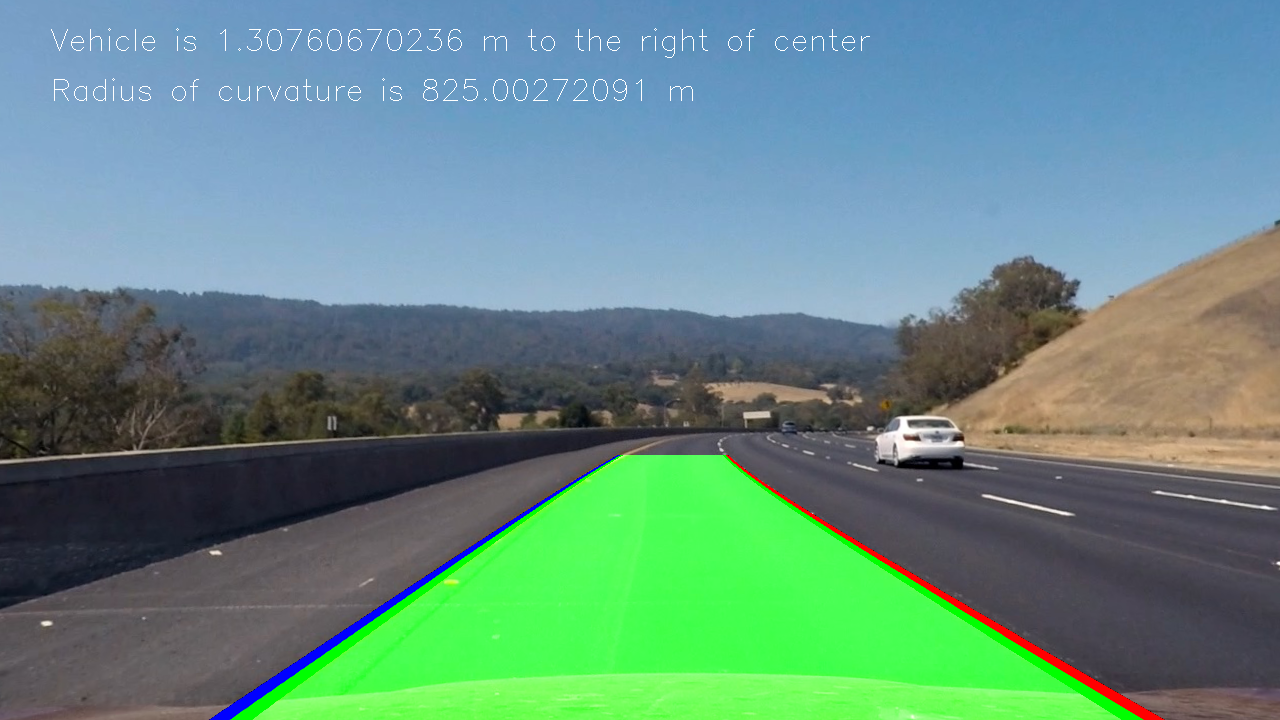
#> input picture images/laneout_test3.jpg, 1280 x 720 px, given in place of project_video.mp4, which was not available
$ python process_image.py   (older library calls are emulated)
#> lines starting #> are read from the running program, lines starting #| are printed output that depends on the picture; after the words box and inside, x2 and y2 are one past the last pixel; in counts of white or black regions, pixels touching at a corner belong together; pictures that were not available may be replaced by others from this repository, and a replacement may not be noted
import numpy as np
import cv2
import matplotlib.pyplot as plt
import matplotlib.image as mpimg
import pickle
import glob
import os

"""These functions are used to generate the calibration data
"""

""" Camera Calibration Matrix """
# [61 lines left out: functions compute_cam_calib, compute_perspective_transform, not called in this run]

#To generate calibrations, set to True
gen_calib = False

if gen_calib == True:
    mtx, dist = compute_cam_calib()
    imgfile = "test_images/straight_lines1.jpg"
    image = mpimg.imread(imgfile)
    M, Minv = compute_perspective_transform(image, mtx, dst)
    dict_pickle = { "pM" : M,
                    "pMinv" : Minv,
                    "mtx" : mtx,
                    "dist" : dist }
    pickle.dump(dict_pickle, open("saved_cals.p", "wb"))

#Load calibration data from pickle file
cals = pickle.load(open('saved_cals.p','rb'))
#> (reads saved_cals.p from the repository)
mtx = cals["mtx"]
dist = cals["dist"]
perspectiveM = cals["pM"]
perspectiveInvM = cals["pMinv"]

# Define a class to receive the characteristics of each line detection
class LaneTracker():
    def __init__(self, smooth_window = 7):
        #polynomial coefficients averaged over the last n iterations
        self.pastN_left_fits = np.empty ( (0,3), np.float32)
        self.pastN_right_fits = np.empty ( (0,3), np.float32)

        self.current_left_fit = None
        self.current_right_fit = None

        #radius of curvature of the line in some units
        self.radius_of_curvature = None

        #distance in meters of vehicle center from the line
        self.line_base_pos = None

        self.smooth_window = smooth_window

        self.threshold_curvature_diff = 0.1

    # [56 lines left out: functions sanity_check, smooth_lane_detection, not called in this run]

# Function that selects and thresholds the hsv colorspace
def hsv_select(img, thresh=(0,255)):
    hsv = cv2.cvtColor(img, cv2.COLOR_BGR2HSV)
    v = hsv[:, :, 2]
    binary_output = np.zeros_like(v)
    binary_output[ (v >= thresh[0]) & (v <= thresh[1]) ] = 1
    return binary_output

# Define a function that applies Sobel x or y,
# then takes an absolute value and applies a threshold.
# Note: calling your function with orient='x', thresh_min=5, thresh_max=100
# should produce output like the example image shown above this quiz.
def abs_sobel_thresh(gray, orient='x', sobel_kernel = 7, thresh = (0, 255)):
    sobelout = cv2.Sobel(gray, cv2.CV_64F, orient == 'x', orient == 'y', ksize = sobel_kernel)
    abssobelout = np.abs(sobelout)
    scaled8bitsobel = np.uint8(255 * abssobelout/np.max(abssobelout))
    binary_output = np.zeros_like(sobelout)
    binary_output[ (scaled8bitsobel >= thresh[0]) & (scaled8bitsobel <= thresh[1])] = 1
    return binary_output

# Define a function that applies Sobel x and y,
# then computes the magnitude of the gradient
# and applies a threshold
# [154 lines left out: functions mag_thresh, dir_threshold, fit_lane_poly, compute_cam_center, radius_of_curvature, not called in this run]

def detect_lanes(image, tracker):

    #Undisort image using camera calibration matrix
    undist_image = cv2.undistort(image, mtx, dist, mtx)

    #Threshold image using color and gradients
    hsv_binary = hsv_select(undist_image, thresh=(230, 255))
    gray = cv2.cvtColor(undist_image, cv2.COLOR_RGB2GRAY)
    ksize = 7
    gradx = abs_sobel_thresh(gray, orient='x', sobel_kernel=ksize, thresh=(20, 255))
    grady = abs_sobel_thresh(gray, orient='y', sobel_kernel=ksize, thresh=(20, 100))
    mag_binary = mag_thresh(gray, sobel_kernel=ksize, mag_thresh=(30, 255))

    #Combine different thresholds
    binary_th = np.zeros_like(hsv_binary)
    binary_th[ ((gradx == 1 & (grady == 1)) | (mag_binary == 1)) & ((hsv_binary == 1)) ] = 1

    #Warp thresholded binary image to do lane detection
    width = gray.shape[1]
    height = gray.shape[0]
    offset = 50
    binary_warped = cv2.warpPerspective(binary_th, perspectiveM, (width + offset, height+offset))

    #Fit lanes
    #left_fit, right_fit = fit_lane_poly(binary_warped, nwindows = 9)
    left_fit, right_fit = tracker.smooth_lane_detection(binary_warped)

    if left_fit is not None and right_fit is not None:

        # Generate x and y values for plotting
        ploty = np.linspace(0, binary_warped.shape[0]-1, binary_warped.shape[0] )
        left_fitx = left_fit[0]*ploty**2 + left_fit[1]*ploty + left_fit[2]
        right_fitx = right_fit[0]*ploty**2 + right_fit[1]*ploty + right_fit[2]

        # Create an image to draw the lines on
        warp_zero = np.zeros_like(binary_warped).astype(np.uint8)
        color_warp = np.dstack((warp_zero, warp_zero, warp_zero))

        # Recast the x and y points into usable format for cv2.fillPoly()
        pts_left = np.array([np.transpose(np.vstack([left_fitx, ploty]))])
        pts_right = np.array([np.flipud(np.transpose(np.vstack([right_fitx, ploty])))])
        pts = np.hstack((pts_left, pts_right))

        #Visualize lane marking detections with cv2.fillPoly
        marginpix = 20
        pts_left_lt = left_fitx - marginpix
        pts_left_rt = left_fitx + marginpix
        pts_left_lane = np.array(list(zip(np.concatenate( (pts_left_lt, pts_left_rt[::-1]), axis = 0 ), np.concatenate( (ploty, ploty[::-1]), axis = 0) )))

        pts_right_lt = right_fitx - marginpix
        pts_right_rt = right_fitx + marginpix
        pts_right_lane = np.array(list(zip(np.concatenate( (pts_right_lt, pts_right_rt[::-1]), axis = 0 ), np.concatenate( (ploty, ploty[::-1]), axis = 0) )))

        #Empty images to fill in lane marker pixels
        road = color_warp.copy()
        road_bkg = color_warp.copy()

        # Mark left lane a blue color
        cv2.fillPoly(road, np.int_([pts_left_lane]), (0, 0, 255))
        cv2.fillPoly(road_bkg, np.int_([pts_left_lane]), (255, 255, 255))
        # Mark right lane a red color
        cv2.fillPoly(road, np.int_([pts_right_lane]), (255, 0, 0))
        cv2.fillPoly(road_bkg, np.int_([pts_right_lane]), (255, 255, 255))

        # Draw the lane onto the warped blank image in green color
        cv2.fillPoly(road, np.int_([pts]), (0,255, 0))

        # Warp the blank back to original image space using inverse perspective matrix (Minv)
        roadwarp = cv2.warpPerspective(road, perspectiveInvM, (image.shape[1], image.shape[0]))
        road_bkg_warp = cv2.warpPerspective(road_bkg, perspectiveInvM, (image.shape[1], image.shape[0]))

        #Combine the result with the original image
        base = cv2.addWeighted(undist_image, 1, road_bkg_warp, -1.0, 0)
        result = cv2.addWeighted(base, 1, roadwarp, 1.0, 0)

        # Define conversions in x and y from pixels space to meters
        ym_per_pix = 30/binary_warped.shape[0] # meters per pixel in y dimension
        xm_per_pix = 3.7/810. # meters per pixel in x dimension

        position, cam_center_to_mid = compute_cam_center(pts_left, pts_right, binary_warped.shape[1])

        roc = radius_of_curvature(left_fitx, right_fitx, ploty, ym_per_pix, xm_per_pix)

        font = cv2.FONT_HERSHEY_SIMPLEX
        vehicleTxt = "Vehicle is " + str(cam_center_to_mid) + " m " + "to the " + position + " of center"
        rocTxt = "Radius of curvature is " + str(roc) + " m"

        cv2.putText(result, vehicleTxt,(50,50), font, 1, (255,255,255), 1)
        cv2.putText(result, rocTxt, (50, 100), font, 1, (255, 255, 255), 1)
    else:
        result = image
    return result

# [9 lines left out: function test_lane_detection, not called in this run]

#test_lane_detection()

#run on video
def run_lane_det(videofile):
    cap = cv2.VideoCapture(videofile)
    #test
    #cap.set(1, 900)

    width = int(cap.get(3))
    height = int(cap.get(4))

    # Define the codec and create VideoWriter object
    fourcc = cv2.VideoWriter_fourcc(*'avc1')
    outfilename = os.path.join("output_images" , "out2_" + os.path.basename(videofile))
    out = cv2.VideoWriter(outfilename ,fourcc, 30.0, (width, height))

    tracker = LaneTracker()

    font = cv2.FONT_HERSHEY_SIMPLEX

    while(cap.isOpened()):
        ret, frame = cap.read()
        if ret == True:

            outframe = detect_lanes(frame, tracker)
            out.write(outframe)

            frameNum = int(cap.get(1))

            cv2.putText(outframe, "frame : " + str(frameNum) ,(50,150), font, 1, (255,255,255), 1)
            cv2.imshow('frame', outframe)
            if cv2.waitKey(1) & 0xFF == ord('c'):
                cv2.imwrite("test_images/video" + str(frameNum) + ".jpg", frame)
        else:
            break

    cap.release()
    out.release()
    cv2.destroyAllWindows()

run_lane_det("project_video.mp4")
#> in run_lane_det, frame is the input picture: shape (720, 1280, 3); mean B, G, R 130.8, 140.7, 100.5
#> in detect_lanes, `undist_image = cv2.undistort(image, mtx, dist, mtx)`:
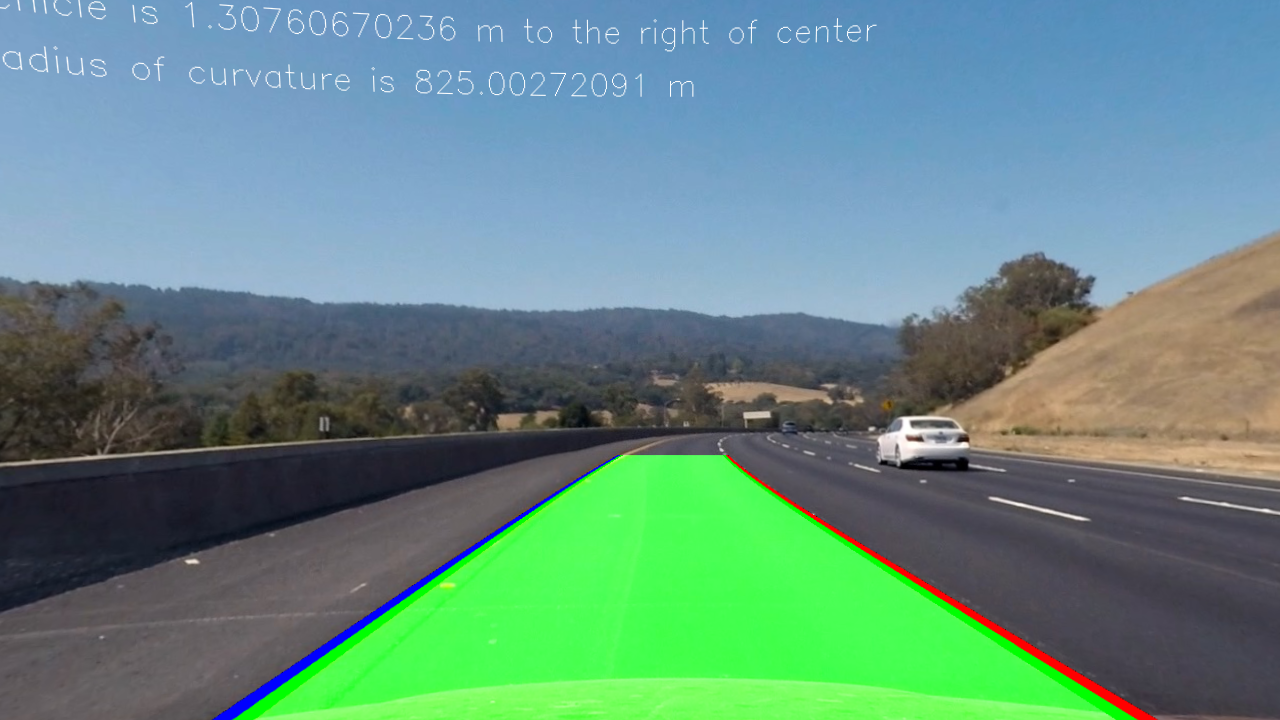
#> undist_image: shape (720, 1280, 3); mean B, G, R 131, 140.8, 100.5
#> in hsv_select, `hsv = cv2.cvtColor(img, cv2.COLOR_BGR2HSV)`: hsv: shape (720, 1280, 3); mean H, S, V 91.6, 91.3, 161.8
#> in hsv_select, `v = hsv[:, :, 2]`:
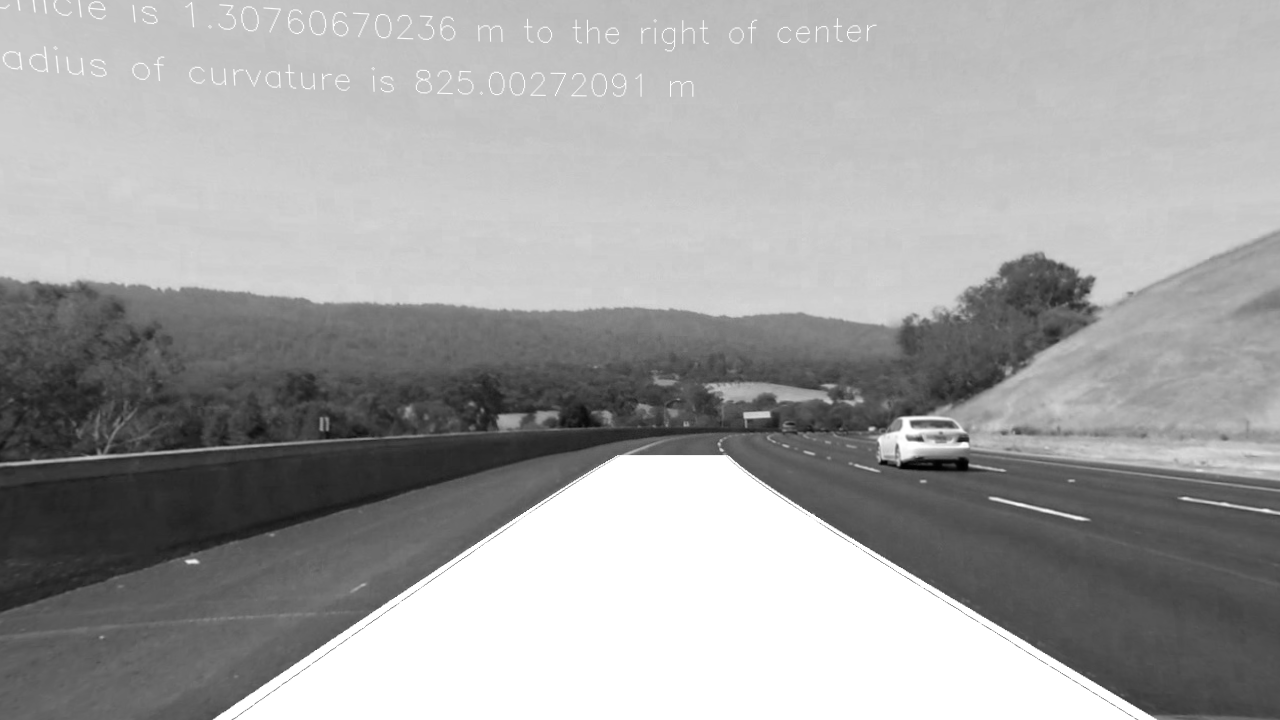
#> v: shape (720, 1280); min 0, max 255, mean 161.8
#> in detect_lanes, `hsv_binary = hsv_select(undist_image, thresh=(230, 255))`:
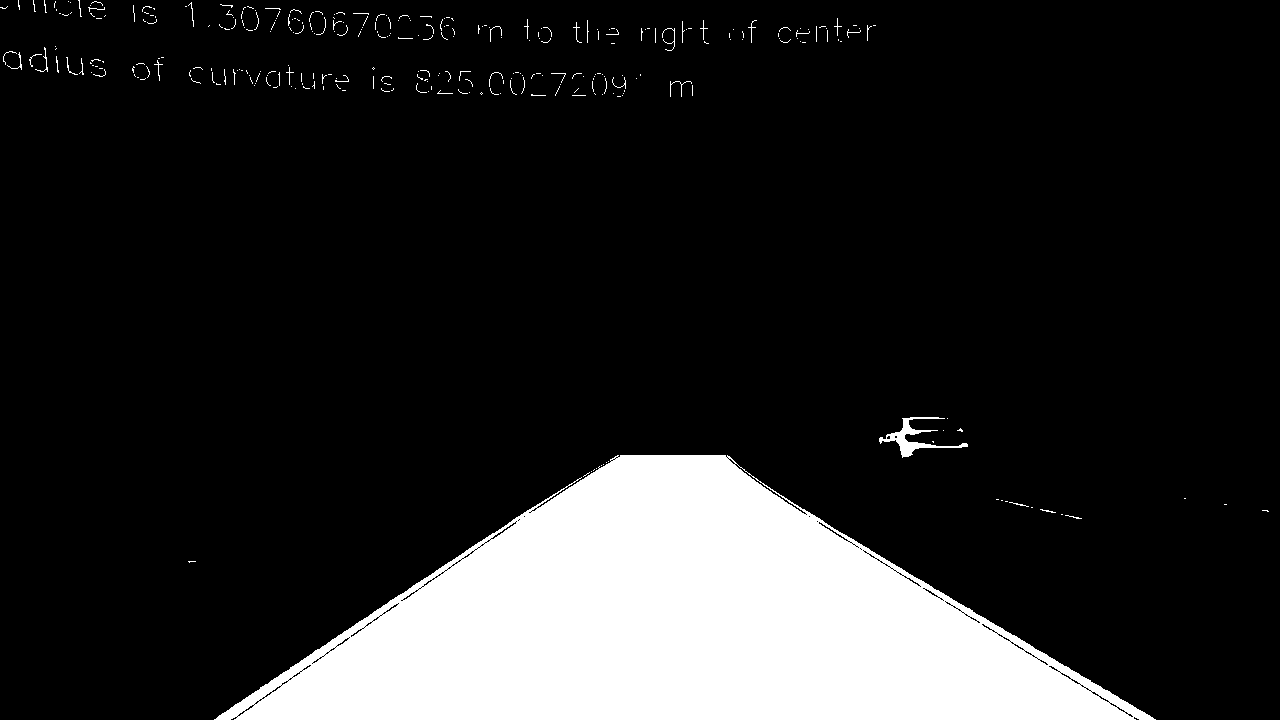
#> hsv_binary: shape (720, 1280); values 0 (black) and 1 (white), 15.3% white; 319 white regions (283 under 20 px), largest, box (x1, y1, x2, y2) and area: (214, 455, 1156, 720) 137513, (879, 417, 968, 458) 831, (662, 28, 675, 51) 58
#> in detect_lanes, `gray = cv2.cvtColor(undist_image, cv2.COLOR_RGB2GRAY)`:
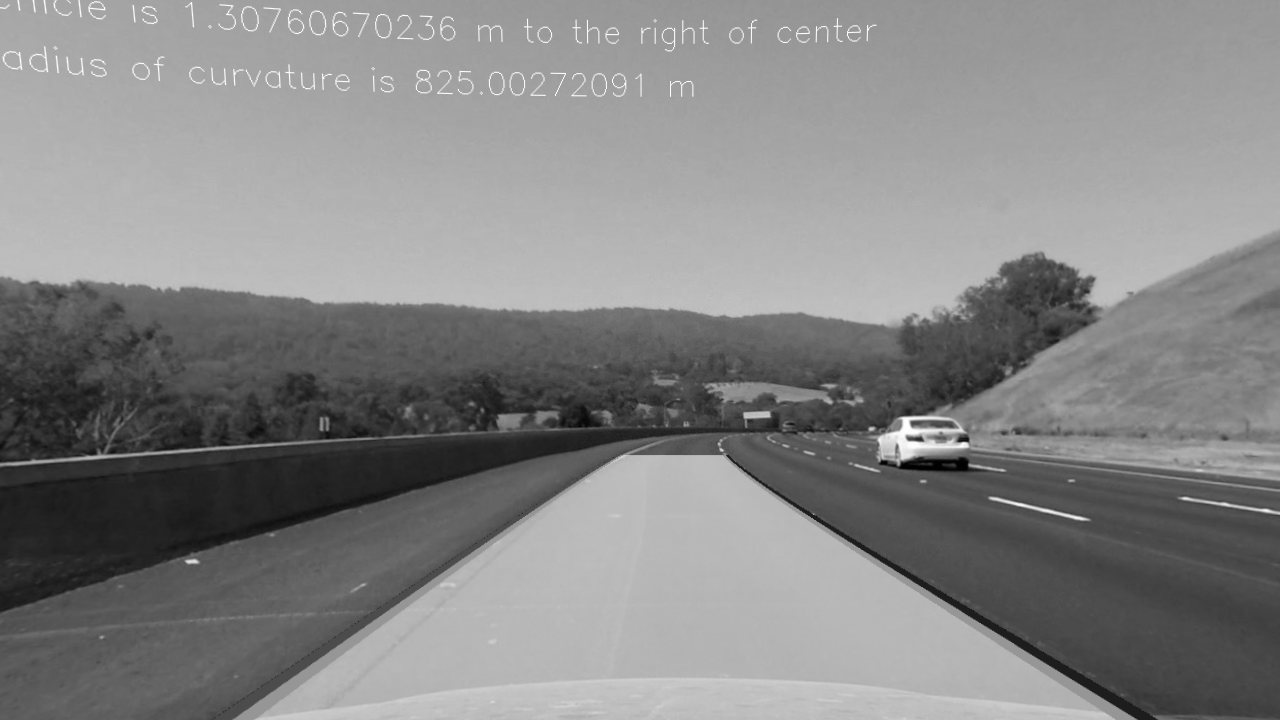
#> gray: shape (720, 1280); min 0, max 255, mean 133.3
#> (the run stopped early here; a loop or call above may not have finished)
